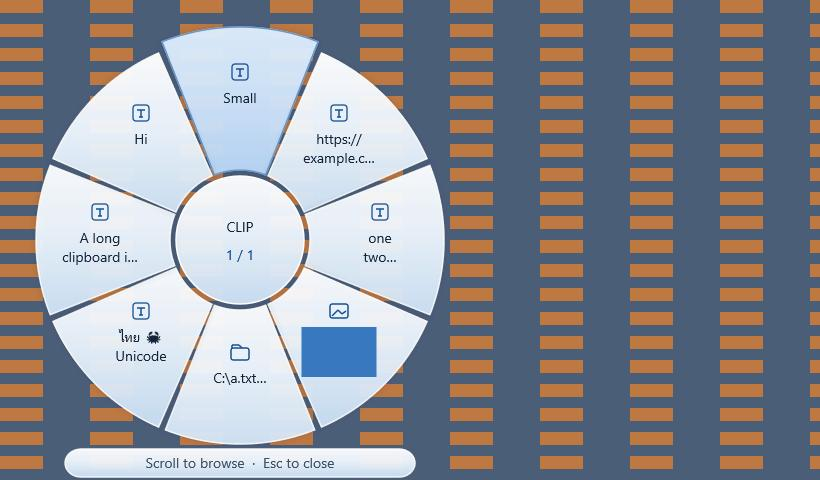
#> input picture docs/verification/glass/eight-fit-100-820x480-busy.jpg, 820 x 480 px, given in place of eight-overflow-100-820x480-light.jpg, which was not available
$ python render-glass-matrix.py
#> lines starting #> are read from the running program, lines starting #| are printed output that depends on the picture
from pathlib import Path
from PIL import Image, ImageDraw
import numpy as np
folder=Path('target/verification/glass')
for p in folder.glob('*.bgra'):
    w,h=map(int,p.stem.split('-')[-1].split('x'))
    a=np.frombuffer(p.read_bytes(),dtype=np.uint8).reshape(h,w,4).copy()
    alpha=a[:,:,3:4].astype(float)
    rgb=np.minimum(255,a[:,:,[2,1,0]].astype(float)*255/np.maximum(alpha,1)).astype(np.uint8)
    img=Image.fromarray(np.concatenate([rgb,a[:,:,3:4]],axis=2),'RGBA')
    img.save(p.with_suffix('.png'))
    p.unlink()  # Raw GPU capture is temporary; retain the compact PNG.
    for theme,bg in [('light',(235,238,243,255)),('dark',(24,29,40,255)),('busy',(75,94,120,255))]:
        back=Image.new('RGBA',(w,h),bg)
        if theme=='busy':
            d=ImageDraw.Draw(back)
            for y in range(0,h,24):
                for x in range(0,w,90):
                    d.rectangle((x,y,x+42,y+12),fill=(190,120,65,255))
        back.alpha_composite(img)
        back.convert('RGB').save(folder/(p.stem+'-'+theme+'.jpg'))
# Contact sheets at native 100% scale, and all DPI renders normalized for comparison.
for name in ['eight-overflow','eight-fit','empty','single','files','image']:
    sheet=Image.new('RGB',(820,480*3),'white')
#> sheet: PIL image 820x1440 RGB; every value is 255
    for i,theme in enumerate(['light','dark','busy']):
        sheet.paste(Image.open(folder/f'{name}-100-820x480-{theme}.jpg'),(0,i*480))
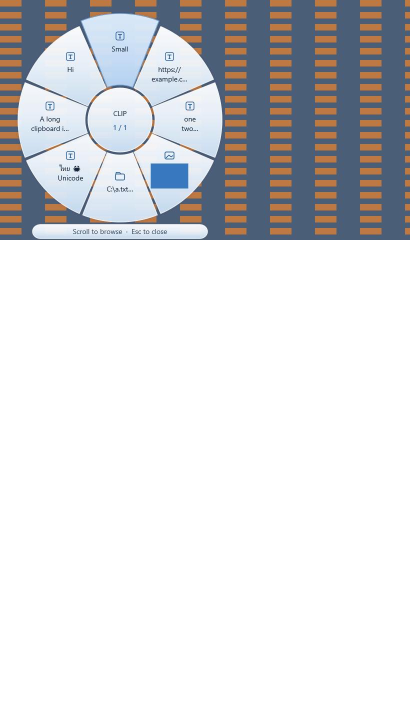
#> sheet: PIL image 820x1440 RGB (shown at 1/2 size); mean R, G, B 218, 218.4, 220.6
    sheet.save(folder/f'{name}-backgrounds.jpg')
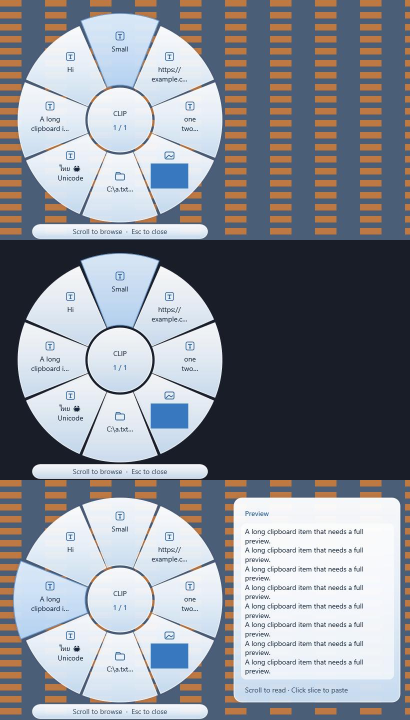
#> saved as eight-overflow-backgrounds.jpg: PIL image 820x1440 RGB (shown at 1/2 size); mean R, G, B 140.5, 144.5, 153
#> pass 2 of the loop `for name in ['eight-overflow','eight-fit','empty','single','files','im..`:
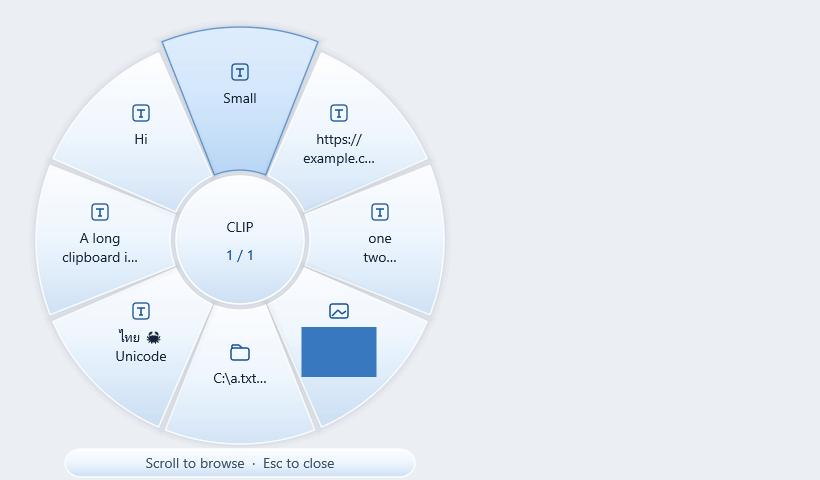
#> input picture docs/verification/glass/eight-fit-100-820x480-light.jpg, 820 x 480 px, found by its file name
#> `sheet.paste(Image.open(folder/f'{name}-100-820x480-{theme}.jpg'),(0,i*..`:
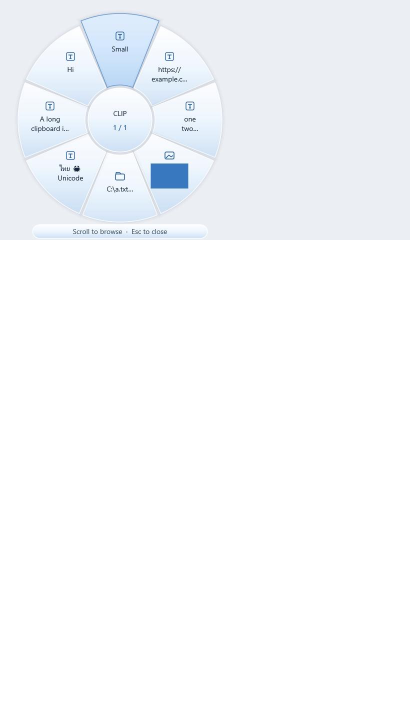
#> sheet: PIL image 820x1440 RGB (shown at 1/2 size); mean R, G, B 246.7, 248.7, 251.2
#> `sheet.save(folder/f'{name}-backgrounds.jpg')`:
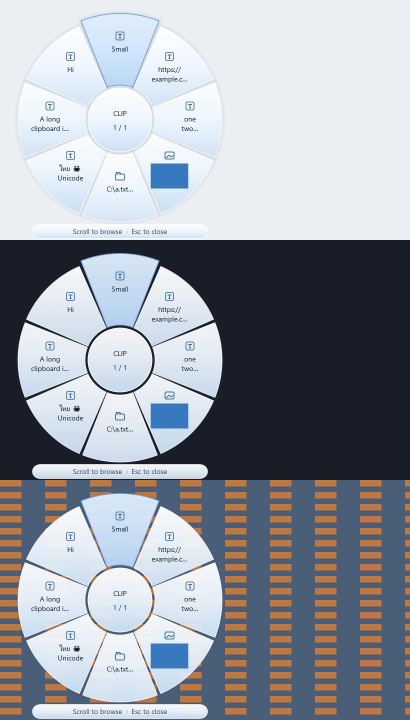
#> saved as eight-fit-backgrounds.jpg: PIL image 820x1440 RGB (shown at 1/2 size); mean R, G, B 154.9, 159.5, 168.2
#> pass 3 of the loop `for name in ['eight-overflow','eight-fit','empty','single','files','im..`:
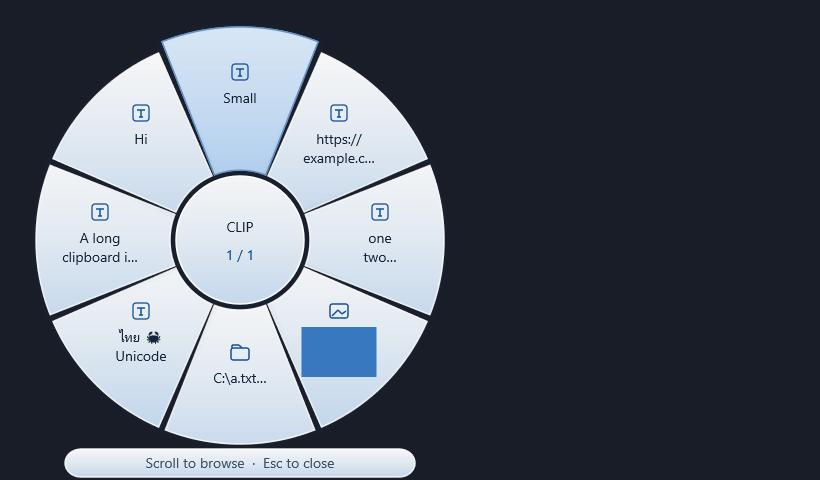
#> input picture docs/verification/glass/eight-fit-100-820x480-dark.jpg, 820 x 480 px, given in place of empty-100-820x480-light.jpg, which was not available
#> `sheet.paste(Image.open(folder/f'{name}-100-820x480-{theme}.jpg'),(0,i*..`:
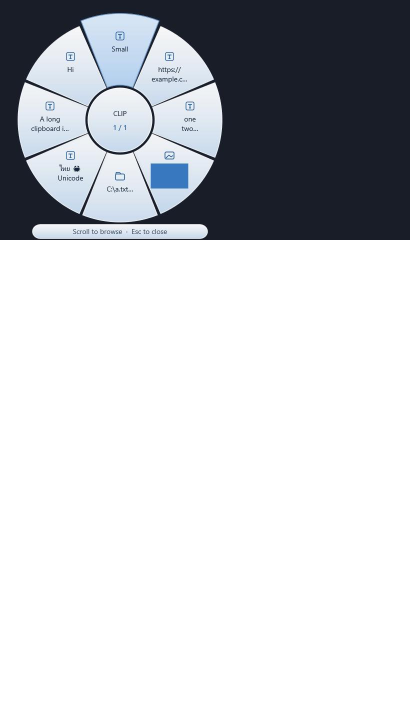
#> sheet: PIL image 820x1440 RGB (shown at 1/2 size); mean R, G, B 200.2, 202.4, 206.3
#> (the run stopped early here; a loop or call above may not have finished)
